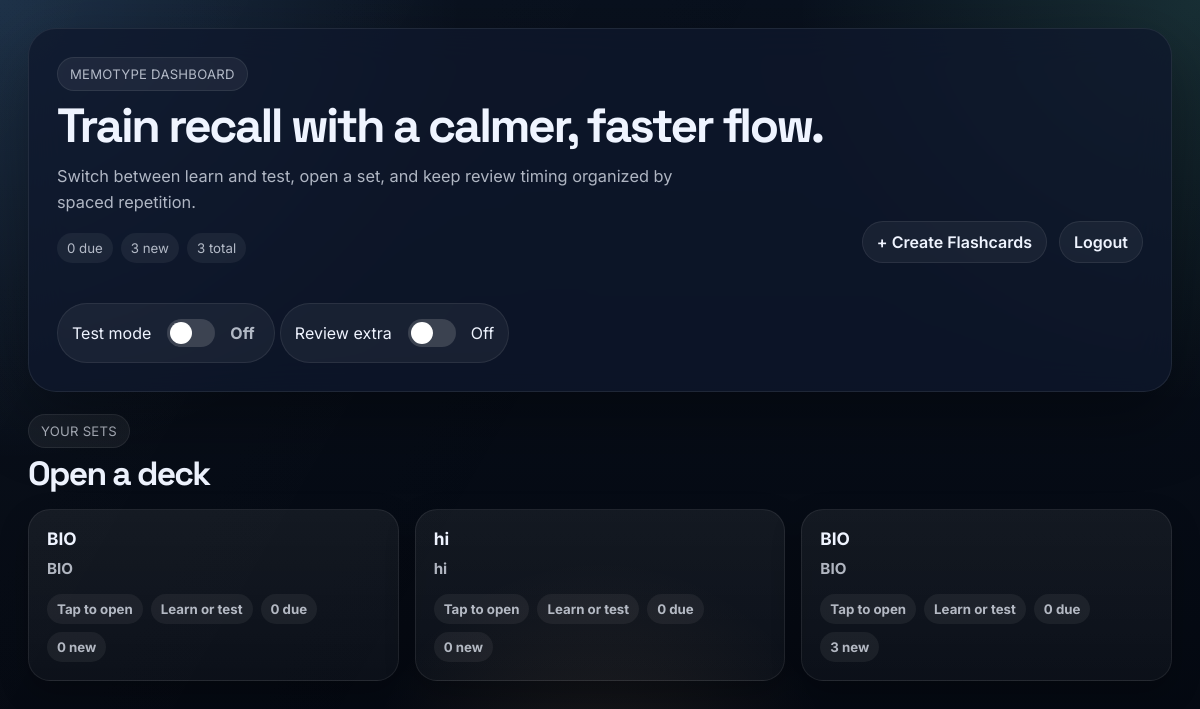
The app's page / (signed in), older data.
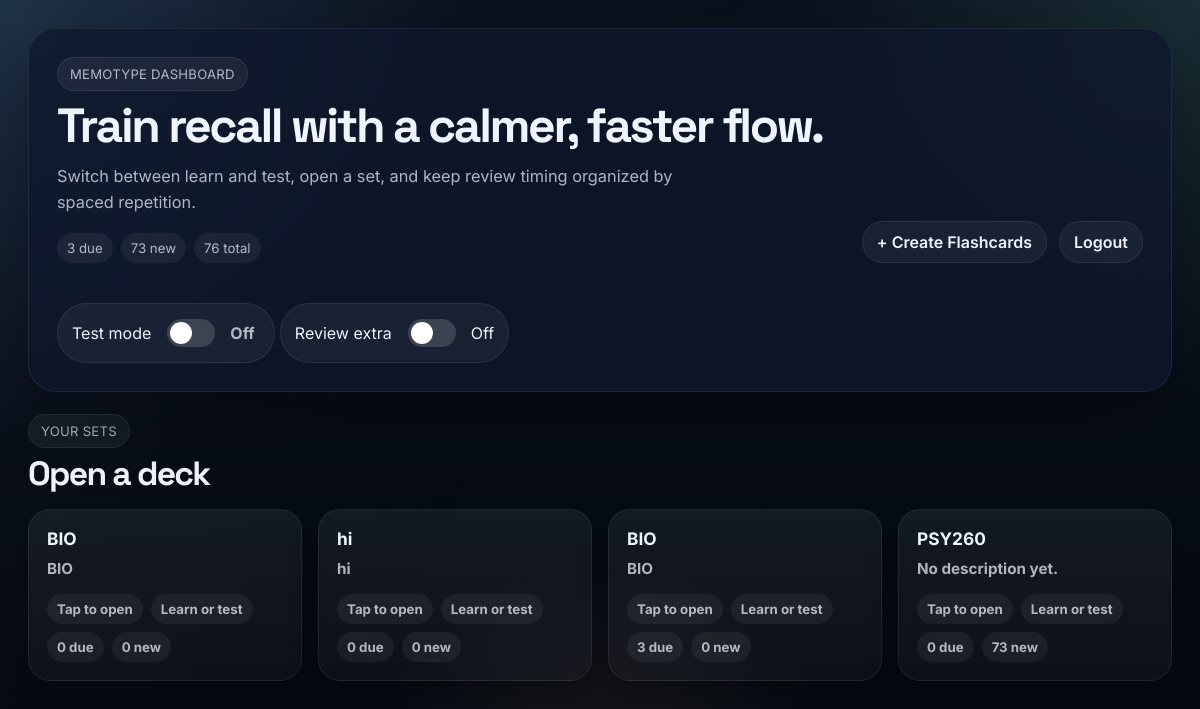
The same page, newer data.
### tables this page shows
CREATE TABLE flashcard_sets (
            id INTEGER PRIMARY KEY AUTOINCREMENT,
            user_id INTEGER NOT NULL,
            title TEXT NOT NULL,
            description TEXT,
            FOREIGN KEY (user_id) REFERENCES users (id));

### app.py (the view)
@app.route("/")
def home():
    if "user_id" not in session:
        return redirect(url_for("login"))
    db = get_db()
    sets = db.execute("SELECT * FROM flashcard_sets WHERE user_id = ?", (session["user_id"],)).fetchall()
    set_counts = _get_dashboard_counts(db, session["user_id"])
    overall_new = sum(counts["new_count"] for counts in set_counts.values())
    overall_due = sum(counts["due_count"] for counts in set_counts.values())
    overall_total = sum(counts["total_count"] for counts in set_counts.values())
    return render_template(
        "home.html",
        sets=sets,
        set_counts=set_counts,
        overall_new=overall_new,
        overall_due=overall_due,
        overall_total=overall_total,
        is_test_mode=is_test_mode,
        review_extra_enabled=session.get("review_extra_enabled", False),
    )

### app.py (called while the page is built)
def get_db():
    if "db" not in g:
        g.db = sqlite3.connect(DATABASE)
        g.db.row_factory = sqlite3.Row
    return g.db

### templates/home.html (shortened to what this page needs)
{% extends "layout.html" %}
{% block body %}
<div class="page-shell homepage">
    <section class="panel homepage-hero">
        <div class="page-kicker">MemoType dashboard</div>
        <div class="page-hero">
            <div>
                <h1 class="page-title">Train recall with a calmer, faster flow.</h1>
                <p class="page-subtitle">Switch between learn and test, open a set, and keep review timing organized by spaced repetition.</p>
                <div class="card-meta" style="margin-top: 18px;">
                    <span class="meta-pill">{{ overall_due }} due</span>
                    <span class="meta-pill">{{ overall_new }} new</span>
                    <span class="meta-pill">{{ overall_total }} total</span>
                </div>
            </div>
            <div class="homepage-nav">
                <a class="link-chip" href="{{ url_for('create') }}">+ Create Flashcards</a>
                <a class="link-chip button-secondary" href="{{ url_for('logout') }}">Logout</a>
            </div>
        </div>
        <div class="toggle-container">
            <label for="test-toggle">Test mode</label>
            <input type="checkbox" id="test-toggle" name="test-toggle" class="toggle-switch">
            <span id="test-status">Off</span>
        </div>
        <div class="toggle-container">
            <label for="review-extra-toggle">Review extra</label>
            <input type="checkbox" id="review-extra-toggle" name="review-extra-toggle" class="toggle-switch" {% if review_extra_enabled %}checked{% endif %}>
            <span id="review-extra-status">{% if review_extra_enabled %}On{% else %}Off{% endif %}</span>
        </div>
    </section>
    <section class="stack">
        <div class="row" style="justify-content: space-between;">
            <div>
                <div class="page-kicker">Your sets</div>
                <h2 class="page-title" style="font-size: clamp(1.7rem, 2.8vw, 2.6rem); margin-top: 10px;">Open a deck</h2>
            </div>
        </div>
        <ul class="set-list">
            {% for s in sets %}
            <li class="set-card">
                <button type="button" data-set-button id="{{ s.id }}">
                    <strong>{{ s.title }}</strong>
                    <p>{{ s.description or 'No description yet.' }}</p>
                    <div class="card-meta">
                        <span class="meta-pill">Tap to open</span>
                        <span class="meta-pill">Learn or test</span>
                        {% set stats = set_counts.get(s.id, {}) %}
                        <span class="meta-pill">{{ stats.get('due_count', 0) }} due</span>
                        <span class="meta-pill">{{ stats.get('new_count', 0) }} new</span>
                    </div>
                </button>
            </li>
            {% else %}
            <li class="set-card">
                <button type="button" class="button-secondary" disabled style="width:100%; cursor:default;">
                    No flashcard sets yet. Create one to get started.
                </button>
            </li>
            {% endfor %}
        </ul>
    </section>
</div>
{% endblock %}

### templates/layout.html (shortened to what this page needs)
<!DOCTYPE html>
<html lang="en">
<head>
    <link rel="stylesheet" href="{{ url_for('static', filename='css/style.css') }}">
</head>
<body>
    <div class="app-shell">
        {% block body %}{% endblock %}
    </div>
</body>
</html>

Row changes from the older to the newer data that the page shows:
computed for flashcard_sets id 3: get "0" → "3"; get "3" → "0"
added flashcard_sets: title "PSY260", description "No description yet.", get "0", get "73"
Text that changed along with them:
{{ overall_due }}: "0" → "3"
{{ overall_new }}: "3" → "73"
{{ overall_total }}: "3" → "76"
